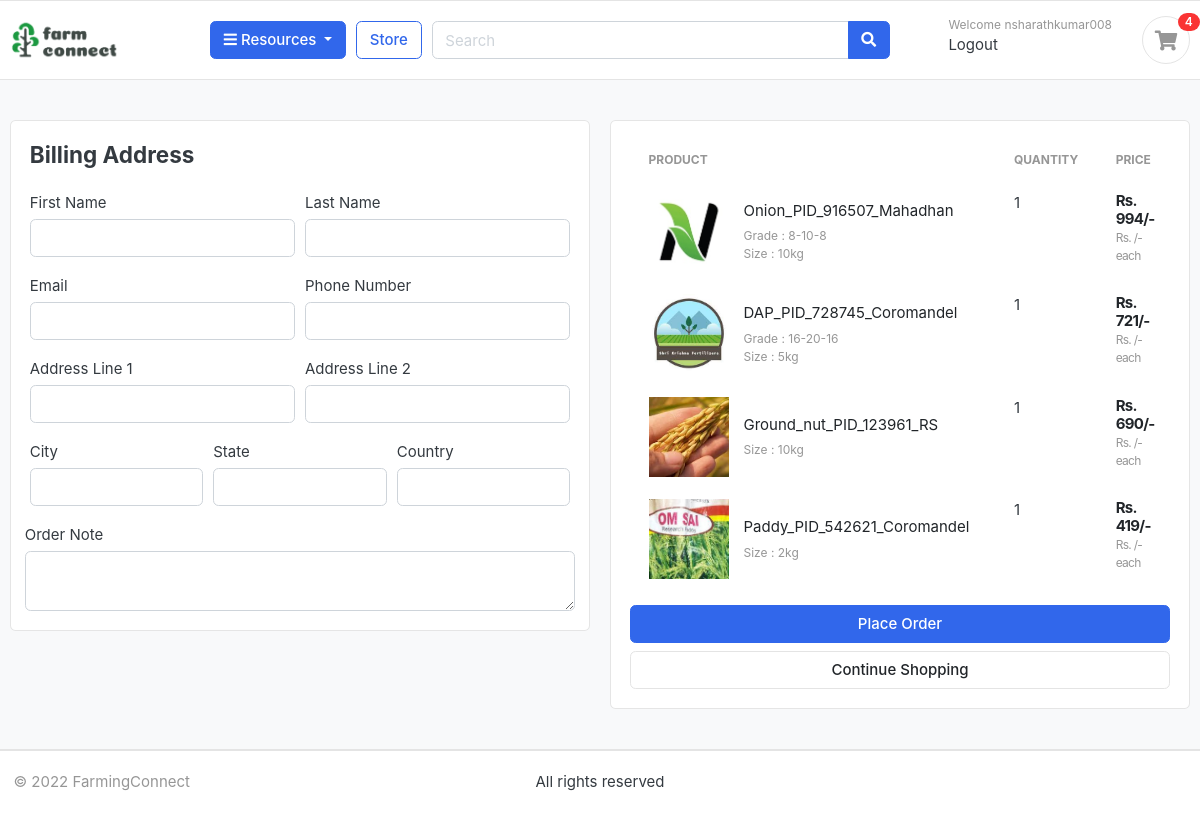
The page /cart/checkout/ (signed in) on the database its author committed.
### accounts/models.py (models this page shows, shortened)
class Account(AbstractBaseUser):
    first_name = models.CharField(max_length=50)
    last_name = models.CharField(max_length=50)
    username = models.CharField(max_length=50, unique=True)
    email = models.EmailField(max_length=100, unique=True)
    phone_number = models.CharField(max_length=50)
    date_joined = models.DateTimeField(auto_now_add=True)
    last_login = models.DateTimeField(auto_now_add=True)
    is_admin = models.BooleanField(default=False)
    is_staff = models.BooleanField(default=False)
    is_active = models.BooleanField(default=False)
    is_superadmin = models.BooleanField(default=False)
    USERNAME_FIELD = 'email'
    REQUIRED_FIELDS = ['username','first_name','last_name']
    objects = MyAccountManager()

### carts/models.py (models this page shows, shortened)
class CartItem(models.Model):
    user = models.ForeignKey(Account, on_delete=models.CASCADE, null=True)
    product = models.ForeignKey(Product, on_delete=models.CASCADE)
    variations = models.ManyToManyField(Variation, blank=True)
    cart = models.ForeignKey(Cart, on_delete=models.CASCADE, null=True)
    quantity = models.IntegerField()
    is_active = models.BooleanField(default=True)
    def sub_total(self):
        return self.product.price_per_kg * self.quantity

### store/models.py (models this page shows, shortened)
class Product(models.Model):
    product_name = models.CharField(max_length=200)
    slug = models.SlugField(max_length=200)
    provider = models.CharField(max_length=200, blank=True)
    license_number = models.CharField(max_length=200, blank=True)
    description = models.TextField(max_length=500, blank=True)
    address = models.TextField(max_length=500, blank=True)
    mandal = models.CharField(max_length=200, blank=True)
    district = models.CharField(max_length=200, blank=True)
    pincode = models.CharField(max_length=200, blank=True)
    contact = models.CharField(max_length=200, blank=True)
    available_brands = models.CharField(max_length=200, blank=True)
    price_per_kg = models.IntegerField()
    images = models.ImageField(upload_to='photos/products',blank=True)
    stock = models.IntegerField()
    is_available = models.BooleanField(default=True)
    land_amount = models.IntegerField(default=2)
    soil_type = models.CharField(max_length=200, blank=True)
    coordinates =  models.CharField(max_length=200, blank=True)
    major_crop = models.CharField(max_length=200, blank=True)
    tenure_period = models.IntegerField(default=2)
    years_market = models.IntegerField(default=2)
    rating = models.IntegerField(default=2)
    deal_crops = models.CharField(max_length=200, blank=True)
    retail_type = models.CharField(max_length=200, blank=True)
    equipment_type = models.CharField(max_length=200, blank=True)
    equipment_name = models.CharField(max_length=500, blank=True)
    equipment_rent = models.IntegerField(default=2)
    category = models.ForeignKey(Category,on_delete=models.CASCADE)
    def get_url(self):
        return reverse('product_detail',args=[self.category.slug, self.slug])

class Variation(models.Model):
    product = models.ForeignKey(Product, on_delete=models.CASCADE)
    variation_category = models.CharField(max_length=100, choices=variation_category_choice)
    variation_value = models.CharField(max_length=100)
    is_active = models.BooleanField(default=True)
    objects = VariationManager()

### carts/views.py (the view)
# urls.py: path('checkout/',views.checkout,name='checkout'),
@login_required(login_url='login')
def checkout(request, total = 0, quantity = 0, cart_items = None):
    try:
        tax = 0
        grand_total = 0
        if request.user.is_authenticated:
            cart_items = CartItem.objects.filter(user=request.user,is_active=True)
        else:
            cart = Cart.objects.get(cart_id = _cart_id(request))
            cart_items = CartItem.objects.filter(cart=cart,is_active=True)
        for cart_item in cart_items:
            total += (cart_item.product.price_per_kg*cart_item.quantity)
            quantity += cart_item.quantity
        tax = (5*total)/100
        grand_total = total + tax
    except ObjectDoesNotExist:
        pass #just ignore when no objects
    context = {
        'total':total,
        'quantity':quantity,
        'cart_items':cart_items,
        'tax':tax,
        'grand_total':grand_total,
    }
    return render(request,'store/checkout.html', context)

### carts/context_processors.py (called while the page is built)
def counter(request):
    cart_count = 0
    if 'admin' in request.path:
        return {}
    else:
        try:
            cart = Cart.objects.filter(cart_id=_cart_id(request))
            if request.user.is_authenticated:
                cart_items = CartItem.objects.all().filter(user=request.user)
            else:
                cart_items = CartItem.objects.all().filter(cart=cart[:1])
            for cart_item in cart_items:
                cart_count += cart_item.quantity
        except Cart.DoesNotExist:
            cart_count = 0
    return dict(cart_count = cart_count)

### carts/views.py (called while the page is built)
def _cart_id(request):
    cart = request.session.session_key
    if not cart:
        cart = request.session.create()
    return cart

### category/context_processors.py (called while the page is built)
def menu_links(request):
    links = Category.objects.all()
    return dict(links=links)

### category/models.py (called while the page is built)
    def get_url(self):
        return reverse('products_by_category', args=[self.slug])

### templates/store/checkout.html (shortened to what this page needs)
{% extends 'base.html' %}
{% load static %}
{% block content %}
<section class="section-content padding-y bg">
<div class="container">
<div class="row">
	<aside class="col-lg-6">
<div class="card">
  <div class="card-body">
    <h4 class="card-title mb-4">Billing Address</h4>
    <form action="{% url 'place_order' %}" method="POST">
      <div class="form-row">
        <div class="col form-group">
          <label for="">First Name</label>
          <input type="text" name="first_name" class="form-control" required>
        </div>
        <div class="col form-group">
          <label for="">Last Name</label>
          <input type="text" name="last_name" class="form-control" required>
        </div>
      </div>
      <div class="form-row">
        <div class="col form-group">
          <label for="">Email</label>
          <input type="email" name="email" class="form-control" required>
        </div>
        <div class="col form-group">
          <label for="">Phone Number</label>
          <input type="text" name="phone" class="form-control" required>
        </div>
      </div>
      <div class="form-row">
        <div class="col form-group">
          <label for="">Address Line 1</label>
          <input type="text" name="address_line_1" class="form-control" required>
        </div>
        <div class="col form-group">
          <label for="">Address Line 2</label>
          <input type="text" name="address_line_2" class="form-control">
        </div>
      </div>
      <div class="form-row">
        <div class="col form-group">
          <label for="">City</label>
          <input type="text" name="city" class="form-control" required>
        </div>
        <div class="col form-group">
          <label for="">State</label>
          <input type="text" name="state" class="form-control" required>
        </div>
        <div class="col form-group">
          <label for="">Country</label>
          <input type="text" name="country" class="form-control" required>
        </div>
        </div>
        <div class="form-row">
          <label for="">Order Note</label>
          <textarea name="order_note" rows="2" class="form-control"></textarea>
        </div>
  </div>
</div>
	</aside>
	<aside class="col-lg-6">
		<div class="card">
		<div class="card-body">
      <table class="table table-borderless table-shopping-cart">
      <thead class="text-muted">
      <tr class="small text-uppercase">
        <th scope="col">Product</th>
        <th scope="col" width="120">Quantity</th>
        <th scope="col" width="120">Price</th>
      </tr>
      </thead>
      <tbody>
      {% for cart_item in cart_items %}
      <tr>
      	<td>
      		<figure class="itemside align-items-center">
      			<div class="aside"><img src="{{ cart_item.product.images.url }}" class="img-sm"></div>
      			<figcaption class="info">
      				<a href="{{ cart_item.product.get_url }}" class="title text-dark">{{ cart_item.product.product_name }}</a>
      				<p class="text-muted small">
      					{% if cart_item.variations.all %}
      						{% for item in cart_item.variations.all %}
      							{{ item.variation_category | capfirst }} : {{ item.variation_value | capfirst }} <br>
      						{% endfor %}
      					{% endif %}
      				</p>
      			</figcaption>
      		</figure>
      	</td>
      	<td>
      				<label for="">{{cart_item.quantity}}</label>
      	</td>
      	<td>
      		<div class="price-wrap">
      			<var class="price">Rs. {{ cart_item.sub_total }}/-</var>
      			<small class="text-muted"> Rs. {{ cart_item.product.price }}/- each </small>
      		</div>
      	</td>
      </tr>
      {% endfor %}
      </tbody>
      </table>
      <button type="submit" name="submit" class="btn btn-primary btn-block">Place Order</button>
			<a href="{% url 'store' %}" class="btn btn-light btn-block">Continue Shopping</a>
		</div>
		</div>
</aside>
</div>
</div>
</section>
{% endblock %}

### templates/includes/navbar.html (shortened to what this page needs)
{% load static %}
<header class="section-header">
    <section class="header-main border-bottom">
        <div class="container">
    <div class="row align-items-center">
        <div class="col-lg-2 col-md-3 col-6">
            <a href="{% url 'home' %}" class="brand-wrap">
                <img class="logo"
                src="{% static './images/logo.png' %}"
                >
            </a>
        </div>
        <div class="col-lg col-sm col-md col-6 flex-grow-0">
            <div class="category-wrap dropdown d-inline-block float-right">
                <button type="button" class="btn btn-primary dropdown-toggle" data-toggle="dropdown">
                    <i class="fa fa-bars"></i> Resources
                </button>
            </div>
        </div>
        <a href="{% url 'store' %}" class="btn btn-outline-primary">Store</a>
        <div class="col-lg  col-md-6 col-sm-12 col">
            <form action="{% url 'search' %}" class="search" method='GET'>
                <div class="input-group w-100">
                    <input type="text" class="form-control" style="width:60%;" placeholder="Search" name="keyword">
                    <div class="input-group-append">
                      <button class="btn btn-primary" type="submit">
                        <i class="fa fa-search"></i>
                      </button>
                    </div>
                </div>
            </form>
        </div>
        <div class="col-lg-3 col-sm-6 col-8 order-2 order-lg-3">
                    <div class="d-flex justify-content-end mb-3 mb-lg-0">
                        {% if user.id is not None %}
                            <div class="widget-header">
                                <small class="title text-muted">Welcome {{user.username}}</small>
                                <div>
                                    <a href="{% url 'logout' %}"> Logout</a>
                                </div>
                            </div>
                        {% endif %}
                        <a href="{% url 'cart' %}" class="widget-header pl-3 ml-3">
                            <div class="icon icon-sm rounded-circle border"><i class="fa fa-shopping-cart"></i></div>
                            <span class="badge badge-pill badge-danger notify">{{ cart_count }}</span>
                        </a>
                    </div>
                </div>
    </div>
        </div>
    </section>
    </header>

### static/css/ui.css (style rules this page uses)
html { font-family: "Inter", sans-serif; font-size: 15px; }
.price-wrap { letter-spacing: -0.7px; }
.icon-xs, .icon-sm, .icon-md, .icon-lg { display: inline-block; text-align: center; flex-shrink: 0; flex-grow: 0; }
.icon-sm { width: 48px; height: 48px; line-height: 48px !important; font-size: 20px; }
.img-xs, .img-sm, .img-md, .img-lg { -o-object-fit: cover; object-fit: cover; flex-shrink: 0; flex-grow: 0; }
.img-sm { width: 80px; height: 80px; }
.padding-y { padding-top: 40px; padding-bottom: 40px; }
var { font-style: normal; }
figure { margin-bottom: 0; }
article:after, .form-group:after { display: block; clear: both; content: ""; }
.bg { background-color: #f8f9fa; }
p:last-child { margin-bottom: 0; }
.header-main { position: relative; padding-top: 1rem; padding-bottom: 1rem; }
.brand-wrap .logo, .navbar-brand .logo { margin-right: 7px; max-height: 42px; display: inline-block; }
.widget-header { display: inline-block; vertical-align: middle; position: relative; }
.widget-header a { color: #343a40; }
.widget-header i { color: #969696; }
.widget-header .title { display: block; }
.widget-header .notify { position: absolute; top: -3px; right: -10px; }
.btn-light { background-color: #fff; border-color: #e4e4e4; }
.itemside { position: relative; display: flex; width: 100%; }
.itemside .aside { position: relative; flex-shrink: 0; }
.itemside .info { padding-left: 15px; padding-right: 7px; }
.itemside p { margin-bottom: 0; }
.itemside .title { display: block; margin-bottom: 5px; color: #212529; }
.notify { position: absolute; top: -4px; right: -10px; display: inline-block; padding: 0.25em 0.6em; font-size: 12px; line-height: 1; text-align: center; border-radius: 3rem; color: #fff; background-color: #fa3434; }
.price { font-weight: 600; color: #212529; }
.table-shopping-cart.table td, .table-shopping-cart.table th { padding-left: 1.25rem; padding-right: 1.25rem; }
.table-shopping-cart .price-wrap { line-height: 1.2; }
.table-shopping-cart .price { font-weight: bold; margin-right: 5px; display: block; }

### rows shown on the page
Account: username "nsharathkumar008"
CartItem: product.images (picture), product.product_name "Onion_PID_916507_Mahadhan", quantity "1", sub_total "994"
Variation: variation_category "Grade", variation_value "8-10-8"
Variation: variation_category "Size", variation_value "10kg"
CartItem: product.images (picture), product.product_name "DAP_PID_728745_Coromandel", quantity "1", sub_total "721"
Variation: variation_category "Grade", variation_value "16-20-16"
Variation: variation_category "Size", variation_value "5kg"
CartItem: product.images (picture), product.product_name "Ground_nut_PID_123961_RS", quantity "1", sub_total "690"
CartItem: product.images (picture), product.product_name "Paddy_PID_542621_Coromandel", quantity "1", sub_total "419"

### other values the page prints
{{ cart_count }} "4"
